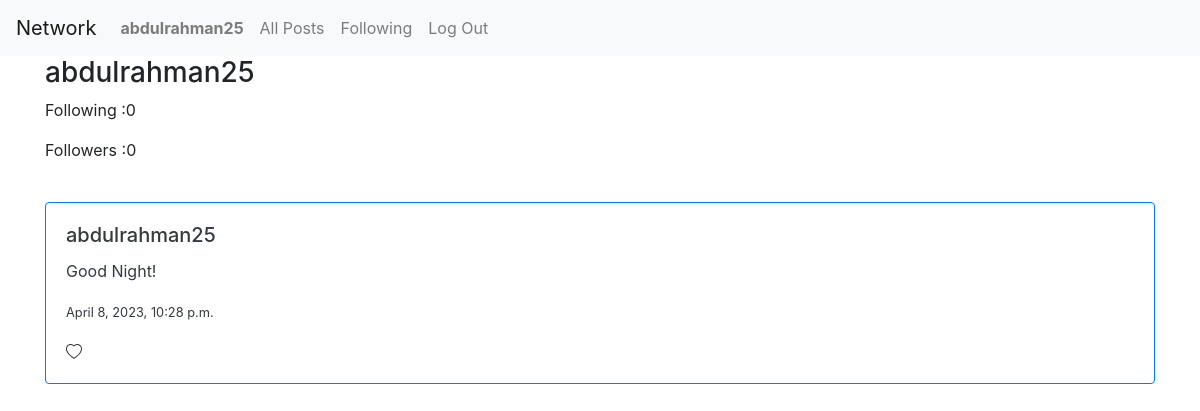
The page /profile/1 (signed in) on the database as committed earlier.
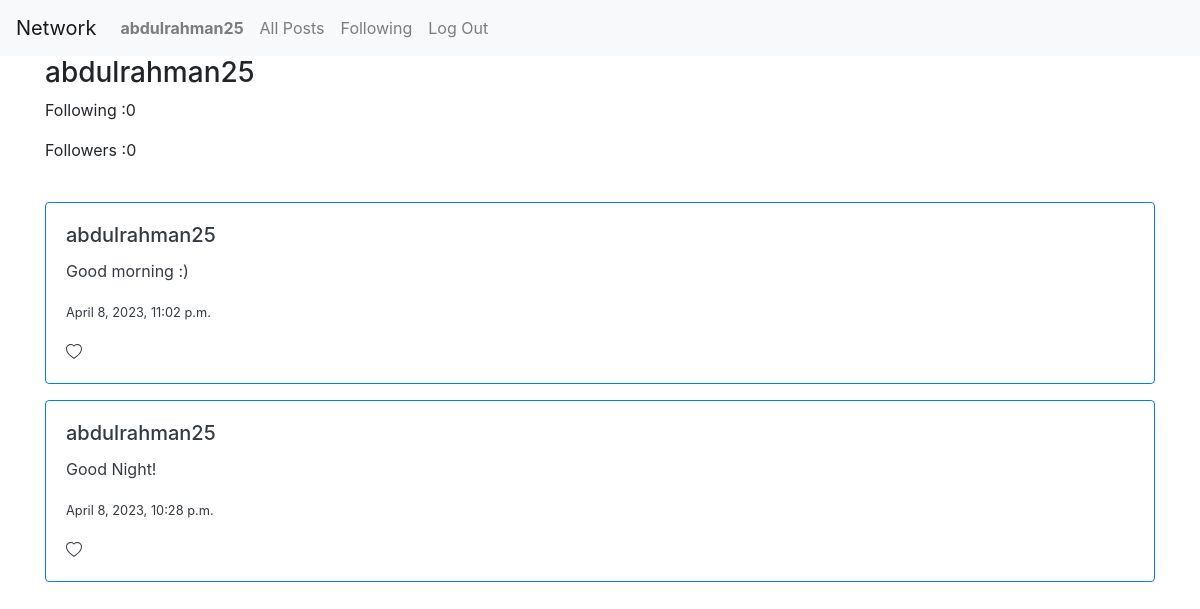
The same page on the database as committed later.
### network/models.py (models this page shows, shortened)
class newPost(models.Model):
    text = models.TextField(null=True)
    date = models.DateTimeField(auto_now_add=True, null=True)
    user = models.ForeignKey(User, related_name="user_post", on_delete=models.CASCADE, null=True)

class User(AbstractUser):
    pass

### network/views.py (the view)
# urls.py: path("profile/<int:id>", views.profile, name="profile"),
@login_required
def profile(request, id):
    all_posts = newPost.objects.filter(user=id).order_by('-date')
    following = UserFollowing.objects.filter(user_id=id)
    followers = UserFollowing.objects.filter(following_user_id = id)
    username = User.objects.get(id=id)
    return render(request, "network/profile.html",{
        "posts": all_posts,
        "following": following.count(),
        "followers" : followers.count(),
        "id": id,
        "username": username.username
    })

### network/templates/network/profile.html (shortened to what this page needs)
{% extends "network/layout.html" %}
{% load static %}
{% block body %}
<div class="container">
  <h3>{{ username }}</h3>
<p>Following :{{ following }}</p>
<p>Followers :{{ followers }}</p>
</div><br>
<div class="container">
    {% for post in posts %}
    <div class="card border-primary mb-3" style="max-width: 100%;">
        <div class="card-body text-dark">
          <h5 class="card-title ">{{ post.user }}</h5>
          <p class="card-text">{{ post.text }}</p>
          <p class="card-text"><small class="text-body-secondary ">{{ post.date }}</small></p>
        </div>
    </div>
    {% endfor %}
{% endblock %}

Rows that differ between the two databases and show on the page:
added newPost: user "abdulrahman25", text "Good morning :)", date "April 8, 2023, 11:02 p.m."
